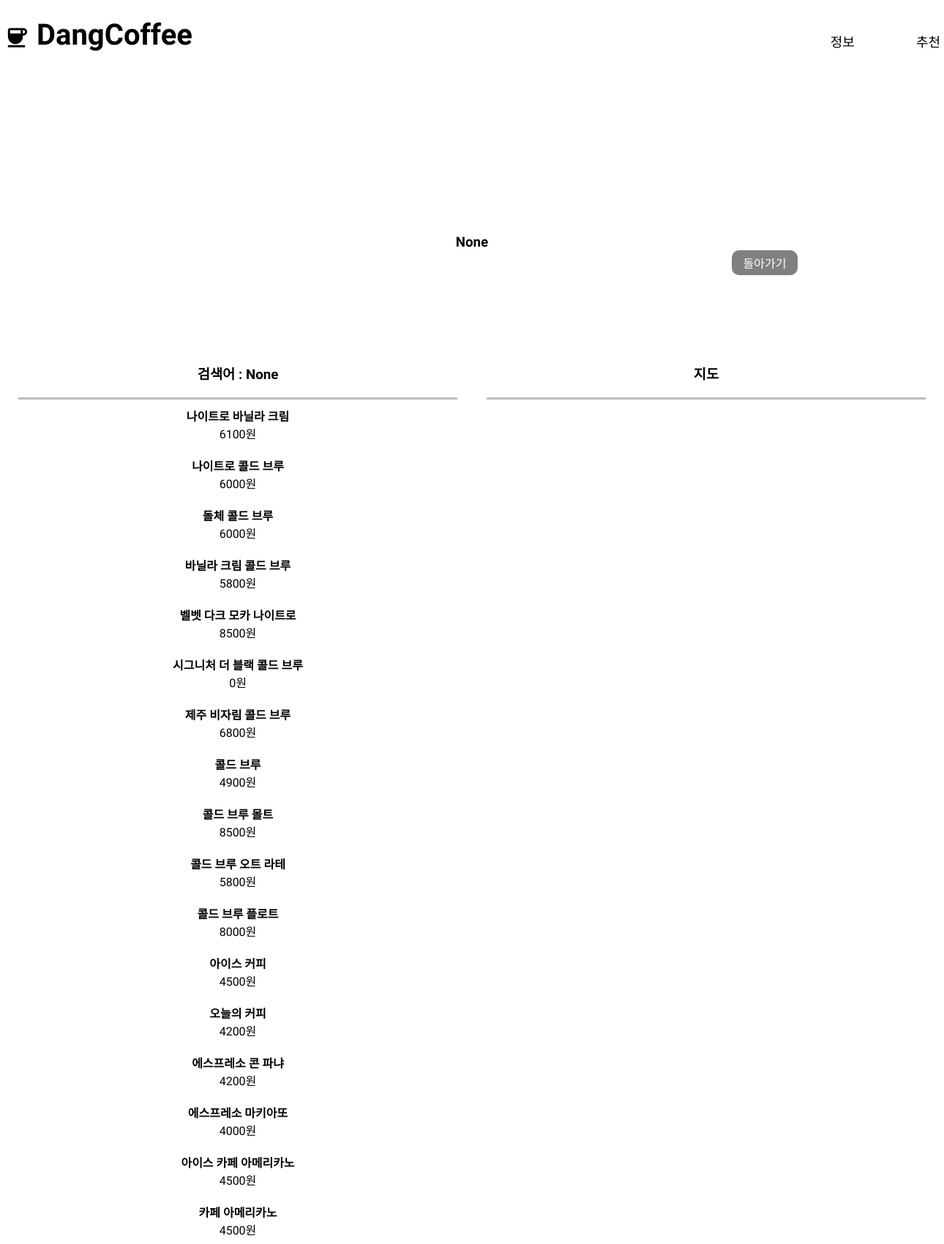
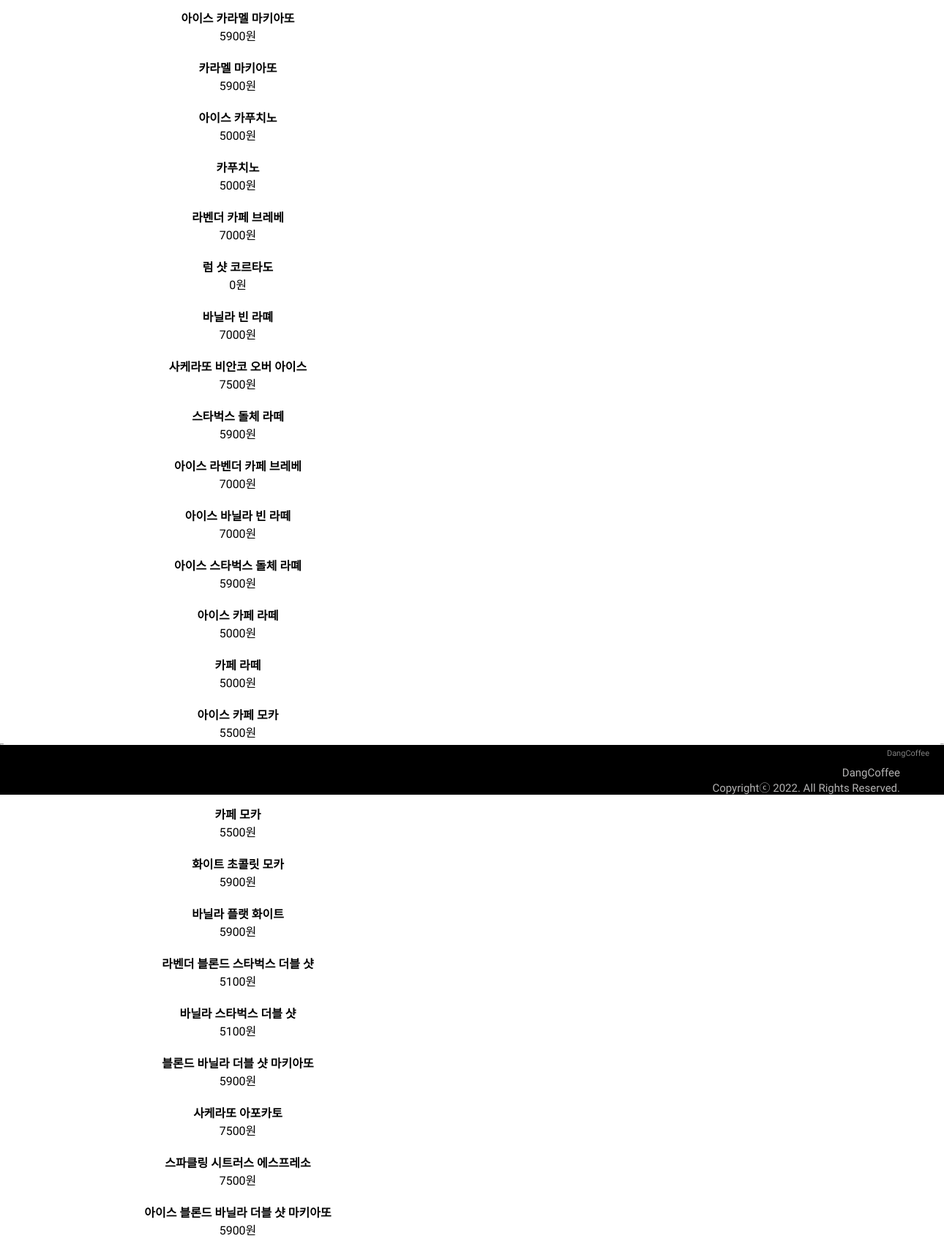
The app's page /recommend2/ (upper part) with its own data (2 pictures, top to bottom).
### recommend/models.py (models this page shows, shortened)
class Product(models.Model):
    name = models.CharField(max_length=100)
    category = models.CharField(max_length=100, default=None, null=True)
    cafe = models.CharField(max_length=100)
    description = models.CharField(max_length=200, blank=True)
    price = models.IntegerField()
    image = models.ImageField(upload_to="admin/image/", null=True, blank=True)

### recommend/views.py (the view)
# urls.py: path('', views.search, name="search"),
def search(request):
    if request.method == "POST":
        cafe = request.POST.getlist('cafe')
        category = request.POST.getlist('category')
        maxvalue = request.GET.get('priceRangeMax')
        minvalue = request.GET.get('priceRangeMin')
        query = "Tag List"
        q = Q()
        if cafe:
            q &= Q(cafe__icontain=cafe)
        if category:
            q &= Q(category__icontain=category)
        if maxvalue and minvalue:
            q &= Product.objects.filter(price__range=[minvalue, maxvalue])
        q &= Q(price__range=(minvalue, maxvalue))
        products = Product.objects.filter(q)
    else:
        query = request.GET.get('keyword')
        j = Q()
        if query:
            j |= Q(name__icontains=query)
            j |= Q(description__icontains=query)
            j |= Q(cafe__icontains=query)
        products = Product.objects.filter(j)
    return render(request, 'recommend/recommend2.html', {'query': query, 'products': products})

### recommend/templates/recommend/recommend2.html (shortened to what this page needs)
{% extends 'base.html' %}
{% load static %}
{% block content %}
<body>
    <div class="wrap">
            <ul class = "intro_title">
                <div class="searcharea">
                    <h3><b>{{ query }}</b></h3>
                </div>
                                <a href="/recommend1" class="btn2" style="margin-left: 1000px; width: 60px; text-align: center;">돌아가기</a>
            </ul>
        </div>
        <ul class="research-result">
            <li>
                <h3 class="result-text">검색어 : <b>{{ query }}</b></h3>
                {% for product in products %}
                    <div style="width: 18rem;">
                        <div class="card-body">
                            <h4 class="card-text">{{product.name}}</h4>
                            <p class="card-text">{{product.price}}원</p>
                        </div>
                    </div>
                {% endfor %}
            </li>
            <li>
                <h3 class="result-text">지도</h3>
            </li>
        </ul>
</body>
{% endblock %}

### static/base.css (style rules this page uses)
* { font-family: 'Jua', sans-serif; list-style: none; text-decoration: none; border-collapse: collapse; margin: 0px; padding: 0px; color: black; }
.intro_title { display: flex; flex-direction: column; justify-content: center; text-align: center; padding-top: 200px; }
.research-result { display: flex; background-color: white; position: relative; top: 100px; width:1280px; margin:0 auto; padding-bottom: 50px; border-bottom: 1px; box-shadow: 2px 2px 2px 2px rgba(255,255,255,0.1); margin-bottom: 50px; }
.research-result > li { display: flex; flex-direction: column; padding: 20px; width: 640px; height: 2200px; }
.research-result > li > h3 { text-align : center; padding-bottom : 20px; }
.result-text { border-bottom: 3px solid rgb(189, 189, 189); }
.btn2 { color: white; background-color: gray; border-radius: 10px; padding: 5px 15px 5px 15px; }
.card-body { width: 600px; padding-top: 10px; padding-bottom: 10px; }
.card-text { text-align: center; }
html, body { height: 100%; display: flex; flex-flow: column; margin: 0; }

### records on screen
Product: name "나이트로 바닐라 크림", price "6100"
Product: name "나이트로 콜드 브루", price "6000"
Product: name "돌체 콜드 브루", price "6000"
Product: name "바닐라 크림 콜드 브루", price "5800"
Product: name "벨벳 다크 모카 나이트로", price "8500"
Product: name "시그니처 더 블랙 콜드 브루", price "0"
Product: name "제주 비자림 콜드 브루", price "6800"
Product: name "콜드 브루", price "4900"
Product: name "콜드 브루 몰트", price "8500"
Product: name "콜드 브루 오트 라테", price "5800"
Product: name "콜드 브루 플로트", price "8000"
Product: name "아이스 커피", price "4500"
Product: name "오늘의 커피", price "4200"
Product: name "에스프레소 콘 파냐", price "4200"
Product: name "에스프레소 마키아또", price "4000"
Product: name "아이스 카페 아메리카노", price "4500"
Product: name "카페 아메리카노", price "4500"
Product: name "아이스 카라멜 마키아또", price "5900"
Product: name "카라멜 마키아또", price "5900"
Product: name "아이스 카푸치노", price "5000"
Product: name "카푸치노", price "5000"
Product: name "라벤더 카페 브레베", price "7000"
Product: name "럼 샷 코르타도", price "0"
Product: name "바닐라 빈 라뗴", price "7000"
Product: name "사케라또 비안코 오버 아이스", price "7500"
Product: name "스타벅스 돌체 라떼", price "5900"
Product: name "아이스 라벤더 카페 브레베", price "7000"
Product: name "아이스 바닐라 빈 라떼", price "7000"
Product: name "아이스 스타벅스 돌체 라뗴", price "5900"
Product: name "아이스 카페 라떼", price "5000"
Product: name "카페 라떼", price "5000"
Product: name "아이스 카페 모카", price "5500"
Product: name "카페 모카", price "5500"
Product: name "화이트 초콜릿 모카", price "5900"
Product: name "바닐라 플랫 화이트", price "5900"
Product: name "라벤더 블론드 스타벅스 더블 샷", price "5100"
Product: name "바닐라 스타벅스 더블 샷", price "5100"
Product: name "블론드 바닐라 더블 샷 마키아또", price "5900"
Product: name "사케라또 아포카토", price "7500"
Product: name "스파클링 시트러스 에스프레소", price "7500"
Product: name "아이스 블론드 바닐라 더블 샷 마키아또", price "5900"

### other values on screen
{{ query }} "None"
